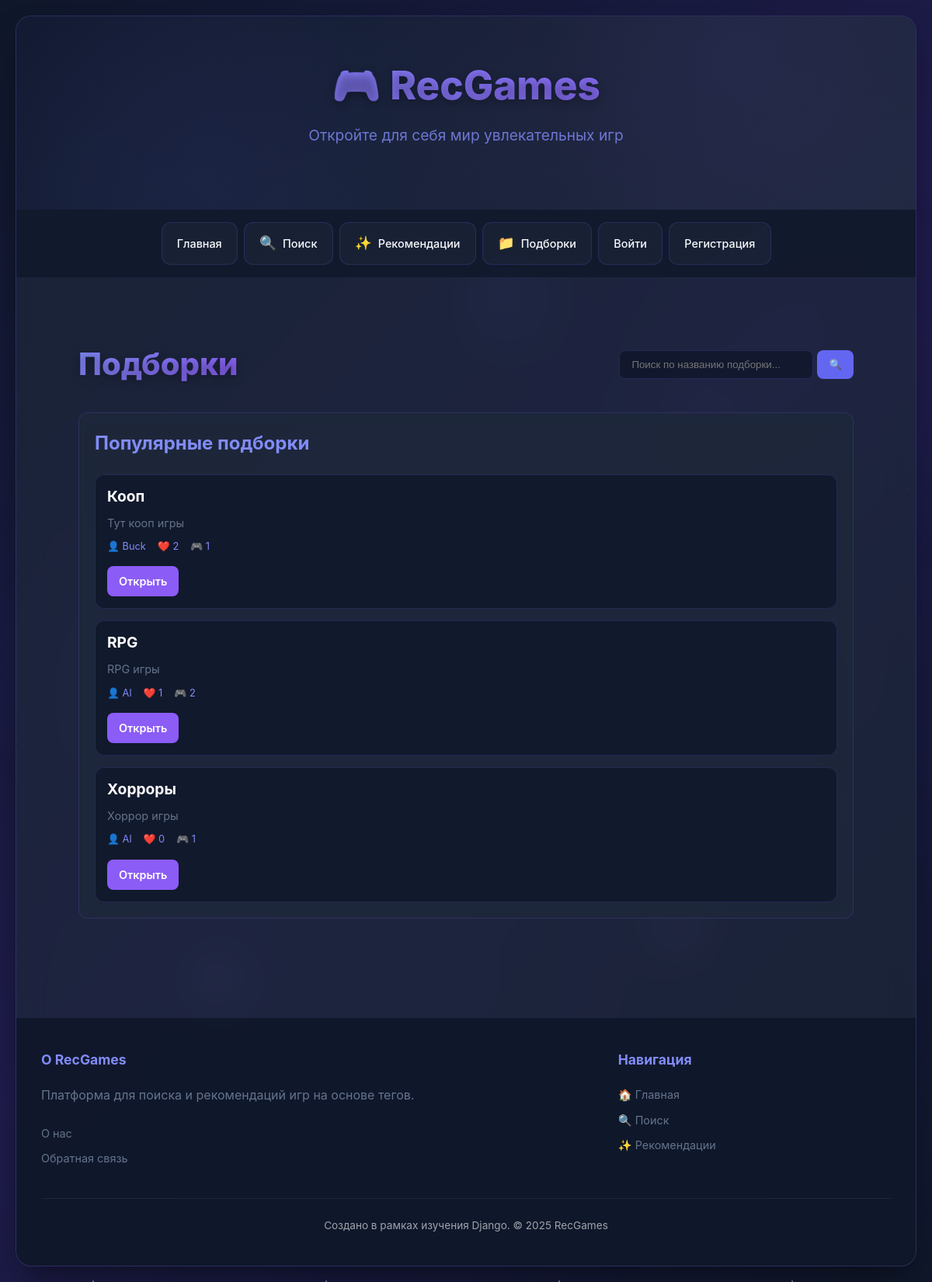
Page /collections/ on the committed database.
### main/models.py (models this page shows, shortened)
class Collection(models.Model):
    user = models.ForeignKey(User, on_delete=models.CASCADE, verbose_name='Создатель подборки')
    title = models.CharField(max_length=200, verbose_name='Название подборки')
    description = models.TextField(verbose_name='Описание подборки')
    games = models.ManyToManyField('Game', through='GameCollection', related_name='collections')
    is_public = models.BooleanField(default=True, verbose_name='Публичная подборка')
    created_at = models.DateTimeField(auto_now_add=True, verbose_name='Дата создания')
    updated_at = models.DateTimeField(auto_now=True, verbose_name='Дата обновления')
    likes_count = models.IntegerField(default=0, verbose_name='Количество лайков')
    class Meta:
        verbose_name = 'Подборка'
        verbose_name_plural = 'Подборки'
        ordering = ['-created_at']

### main/views.py (the view)
def collections(request):
    query = request.GET.get('q', '').strip()
    my_collections = None
    if request.user.is_authenticated:
        my_collections = Collection.objects.filter(user=request.user)
    popular_collections = Collection.objects.filter(
        is_public=True
    )
    if request.user.is_authenticated:
        popular_collections = popular_collections.exclude(user=request.user)
    popular_collections = popular_collections.annotate(
        like_count=Count('collectionlike')
    ).order_by('-like_count', '-created_at')
    if query:
        if my_collections is not None:
            my_collections = my_collections.filter(title__icontains=query)
        popular_collections = popular_collections.filter(title__icontains=query)
    context = {
        'title': 'Подборки',
        'my_collections': my_collections,
        'popular_collections': popular_collections,
        'query': query,
        'is_authenticated': request.user.is_authenticated,
    }
    return render(request, 'main/collections.html', context)

### main/templates/main/collections.html (shortened to what this page needs)
{% extends 'main/layout.html' %}
{% block content %}
<div class="container">
    <div class="collections-page">
        <div class="collections-header">
            <h1>Подборки</h1>
            <div class="collections-actions">
                <form method="get" action="{% url 'collections' %}" class="search-form">
                    <input type="text" name="q" value="{{ query }}" placeholder="Поиск по названию подборки..." class="search-input">
                    <button type="submit" class="btn btn-search">🔍</button>
                </form>
            </div>
        </div>
        <div class="collections-layout">
            <div class="popular-collections-section" {% if user.is_authenticated %}{% else %}style="grid-column: span 2;"{% endif %}>
                <h2>Популярные подборки</h2>
                {% if popular_collections %}
                    <div class="collections-grid">
                        {% for collection in popular_collections %}
                        <div class="collection-card">
                            <div class="collection-info">
                                <div class="collection-header">
                                    <h3>{{ collection.title }}</h3>
                                </div>
                                <p class="collection-description">{{ collection.description|truncatechars:100 }}</p>
                                <div class="collection-meta">
                                    <span class="meta-item">👤 {{ collection.user.username }}</span>
                                    <span class="meta-item likes-count" data-collection-id="{{ collection.id }}">
                                        ❤️ {{ collection.like_count|default:0 }}
                                    </span>
                                    <span class="meta-item">🎮 {{ collection.games.count }}</span>
                                </div>
                                <div class="collection-actions">
                                    <a href="{% url 'collection_detail' collection.id %}" class="btn btn-view">Открыть</a>
                                </div>
                            </div>
                        </div>
                        {% endfor %}
                    </div>
                {% else %}
                    <p class="empty-message">Популярные подборки не найдены</p>
                {% endif %}
            </div>
        </div>
    </div>
</div>
{% endblock %}

### main/templates/main/layout.html (style rules this page uses)
:root { --primary: #6366f1; --primary-dark: #4f46e5; --primary-darker: #3730a3; --primary-light: #818cf8; --secondary: #1e293b; --secondary-light: #334155; --accent: #8b5cf6; --accent-dark: #7c3aed; --success: #10b981; --warning: #f59e0b; --danger: #ef4444; --dark: #0f172a; --darker: #020617; --light: #f8fafc; --gray: #64748b; --gray-light: #475569; --gradient-primary: linear-gradient(135deg, #6366f1 0%, #8b5cf6 100%); --gradient-dark: linear-gradient(135deg, #0f172a 0%, #1e293b 100%); --gradient-accent: linear-gradient(135deg, #8b5cf6 0%, #c084fc 100%); --gradient-bg: linear-gradient(135deg, #0f172a 0%, #1e1b4b 50%, #0f172a 100%); --border-radius: 12px; --border-radius-lg: 20px; --shadow: 0 8px 20px -4px rgba(0, 0, 0, 0.3), 0 4px 6px -2px rgba(0, 0, 0, 0.2); --shadow-lg: 0 20px 40px -12px rgba(0, 0, 0, 0.5); --shadow-hover: 0 15px 30px -8px rgba(99, 102, 241, 0.4); --transition: all 0.3s ease; --glass: rgba(30, 41, 59, 0.7); --glass-border: rgba(99, 102, 241, 0.2); }
* { margin: 0; padding: 0; box-sizing: border-box; }
body { font-family: 'Inter', 'Segoe UI', system-ui, -apple-system, sans-serif; background: var(--gradient-bg); background-attachment: fixed; min-height: 100vh; color: var(--light); line-height: 1.6; overflow-x: hidden; }
.container { max-width: 1400px; margin: 0 auto; padding: 20px; }
h1 { font-size: 3.2rem; font-weight: 800; margin-bottom: 0.5rem; background: linear-gradient(135deg, var(--primary-light) 0%, var(--accent) 100%); -webkit-background-clip: text; -webkit-text-fill-color: transparent; text-shadow: 0 4px 12px rgba(0, 0, 0, 0.3); }

### main/templates/main/collections.html (style rules this page uses)
.collections-page { padding: 20px; }
.collections-header { display: flex; justify-content: space-between; align-items: center; margin-bottom: 30px; flex-wrap: wrap; gap: 20px; }
.collections-header h1 { margin: 0; font-size: 2.5rem; background: linear-gradient(135deg, var(--primary-light) 0%, var(--accent) 100%); -webkit-background-clip: text; -webkit-text-fill-color: transparent; }
.collections-actions { display: flex; gap: 15px; align-items: center; }
.search-form { display: flex; gap: 5px; }
.search-input { padding: 10px 15px; border-radius: 8px; border: 1px solid var(--glass-border); background: rgba(15, 23, 42, 0.8); color: white; width: 250px; }
.btn { padding: 10px 20px; border-radius: 8px; border: none; cursor: pointer; font-weight: 600; transition: var(--transition); text-decoration: none; display: inline-block; text-align: center; }
.btn-search { background: var(--primary); color: white; padding: 10px 15px; }
.btn-view { background: var(--accent); color: white; padding: 8px 15px; font-size: 0.9rem; }
.collections-layout { display: grid; grid-template-columns: 1fr 1fr; gap: 30px; }
.my-collections-section, .popular-collections-section { background: rgba(30, 41, 59, 0.7); border-radius: var(--border-radius); border: 1px solid var(--glass-border); padding: 20px; backdrop-filter: blur(10px); }
.my-collections-section h2, .popular-collections-section h2 { margin-top: 0; margin-bottom: 20px; color: var(--primary-light); font-size: 1.5rem; }
.collections-grid { display: flex; flex-direction: column; gap: 15px; }
.collection-card { background: rgba(15, 23, 42, 0.8); border-radius: 12px; border: 1px solid var(--glass-border); overflow: hidden; transition: var(--transition); }
.collection-info { padding: 15px; }
.collection-header { display: flex; justify-content: space-between; align-items: flex-start; gap: 10px; margin-bottom: 12px; }
.collection-header h3 { margin: 0; font-size: 1.2rem; line-height: 1.3; flex-grow: 1; color: white; }
.collection-description { color: var(--gray); font-size: 0.9rem; margin-bottom: 10px; line-height: 1.4; }
.collection-meta { display: flex; gap: 15px; margin-bottom: 15px; flex-wrap: wrap; }
.meta-item { font-size: 0.8rem; color: var(--primary-light); display: flex; align-items: center; gap: 5px; }
.collection-actions { display: flex; justify-content: space-between; align-items: center; }

### rows in the picture
Collection: title "Кооп", description "Тут кооп игры", user.username "Buck", like_count "2", games.count "1"
Collection: title "RPG", description "RPG игры", user.username "Al", like_count "1", games.count "2"
Collection: title "Хорроры", description "Хоррор игры", user.username "Al", like_count "0", games.count "1"
